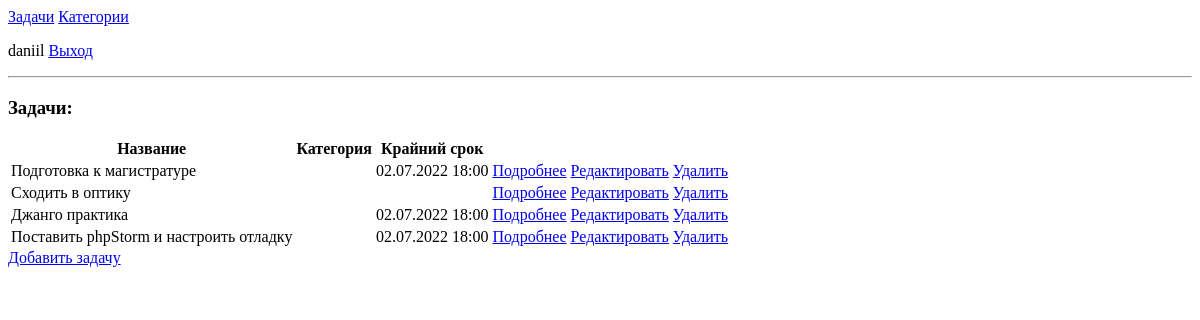
Before: / (signed in) with the older database file.
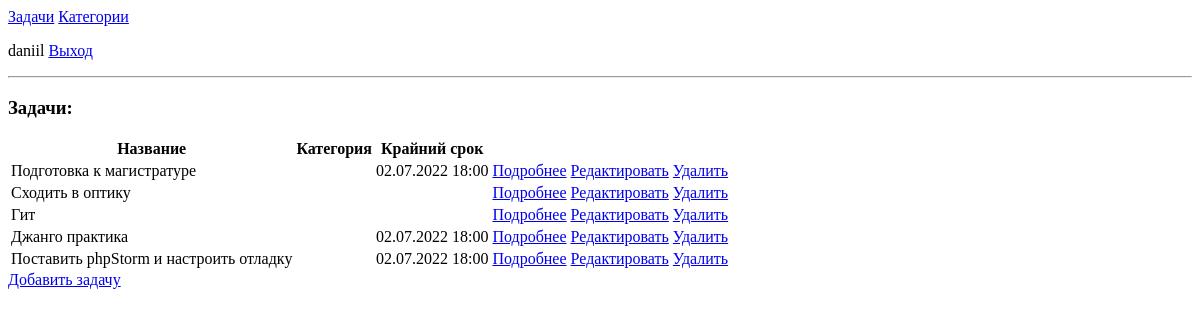
After: the same page with the newer database file.
### ToDoApp/models.py (models this page shows, shortened)
class Task(models.Model):
    user = models.ForeignKey(User, on_delete=models.CASCADE)
    title = models.CharField(max_length=200, verbose_name="Заголовок")
    description = models.TextField(
        null=True, blank=True, verbose_name="Описание")
    isComplete = models.BooleanField(default=False, verbose_name="Готово")
    create = models.DateTimeField(
        auto_now_add=True, verbose_name="Дата создания")
    deadline = models.DateTimeField(
        null=True, blank=True, verbose_name="Крайний срок")
    group = models.ForeignKey(
        'Group', null=True, on_delete=models.SET_NULL, verbose_name="Группа", blank=True)
    class Meta:
        ordering = ['isComplete']
        verbose_name_plural = 'Задачи'
        verbose_name = 'Задача'

### ToDoApp/views.py (the view)
# urls.py: path('', TaskList.as_view(), name='tasks'),
class TaskList(LoginRequiredMixin, ListView):
    model = Task
    context_object_name = "tasks_n_group"
    template_name = 'ToDoApp/task.list.html'
    def get_context_data(self, **kwargs):
        context = super(TaskList, self).get_context_data(**kwargs)
        context.update({
            'tasks': Task.objects.filter(user=self.request.user),
            'groups': Group.objects.filter(user=self.request.user),
        })
        return context
    def get_queryset(self):
        return Task.objects.all()

### ToDoApp/templates/ToDoApp/task.list.html (shortened to what this page needs)
{% extends "layout/basic.html" %}
{% block content %}
		<h3>Задачи:</h3>
		<table>
			<th>Название</th>
			<th>Категория</th>
			<th>Крайний срок</th>
			{% for el in tasks %}
			<tr>
				<td>{{el.title}}</td>
				<td>{% if el.group != null %}<a href="{% url 'group' el.group.id %}">{{el.group}}</a>{% else %}{% endif %}</td>
				<td>{{el.deadline|date:"d.m.Y H:i"}}</td>
				<td><a href="{%url 'task' el.id%}">Подробнее</a></td>
				<td><a href="{%url 'update-task' el.id%}">Редактировать</a></td>
				<td><a href="{%url 'delete-task' el.id%}">Удалить</a></td>
			</tr>
			{%empty%}
			<h3>В списке нет элементов</h3>
			{%endfor%}
		</table>
		<a href="{%url 'add-task'%}">Добавить задачу</a>
{% endblock %}

Changed rows visible on the page:
added Task: title "Гит"
